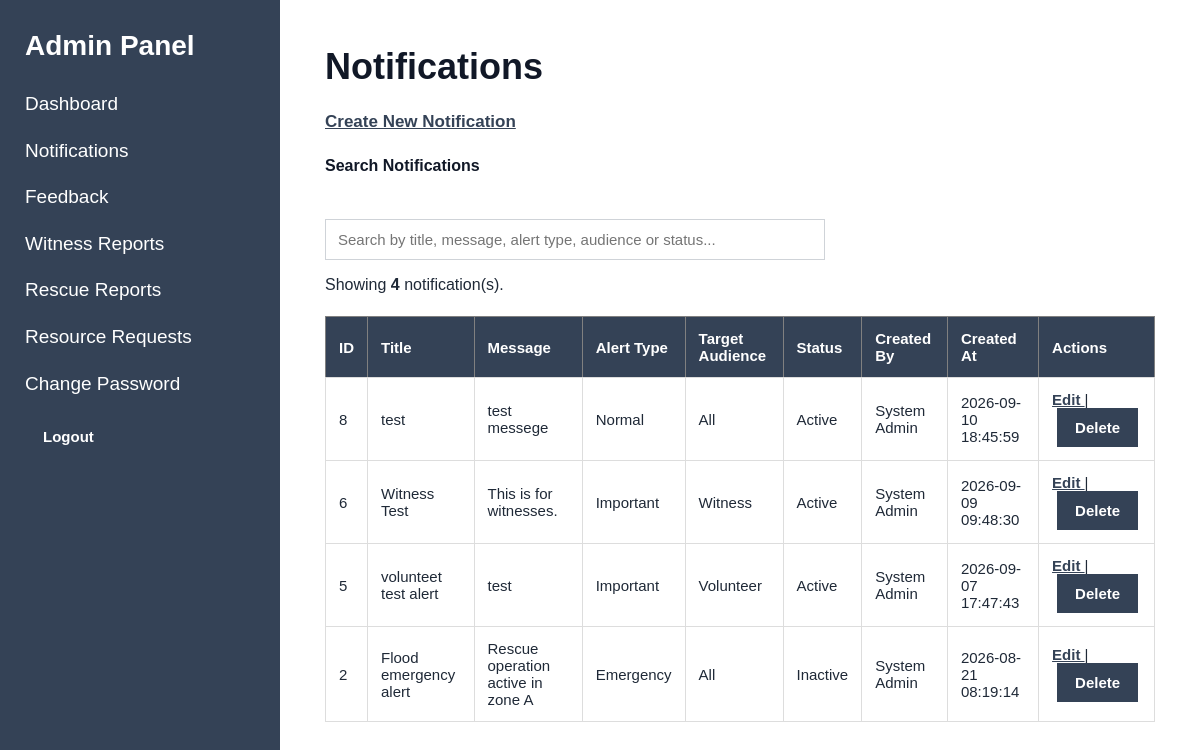
Screenshot of /index.php?page=notifications (signed in) with the database file from the repository.
### tables this page shows
CREATE TABLE `notifications` (
  `id` int(11) NOT NULL,
  `created_by` int(11) NOT NULL,
  `title` varchar(150) NOT NULL,
  `message` text NOT NULL,
  `alert_type` enum('normal','important','emergency') NOT NULL DEFAULT 'normal',
  `target_audience` enum('all','volunteer','witness','help_seeker') NOT NULL DEFAULT 'all',
  `status` enum('active','inactive') NOT NULL DEFAULT 'active',
  `created_at` timestamp NOT NULL DEFAULT current_timestamp(),
  `updated_at` timestamp NOT NULL DEFAULT current_timestamp() ON UPDATE current_timestamp()
);

CREATE TABLE `users` (
  `id` int(11) NOT NULL,
  `name` varchar(100) NOT NULL,
  `username` varchar(50) NOT NULL,
  `email` varchar(150) NOT NULL,
  `phone` varchar(20) DEFAULT NULL,
  `password` varchar(255) NOT NULL,
  `role` enum('admin','volunteer','witness','help_seeker') NOT NULL,
  `created_at` timestamp NOT NULL DEFAULT current_timestamp(),
  `updated_at` timestamp NOT NULL DEFAULT current_timestamp() ON UPDATE current_timestamp()
);

### models/NotificationModel.php (called while the page is built, shortened)
<?php
function getAllNotifications($conn)
{
    $sql = "SELECT
                notifications.*,
                users.name AS admin_name
            FROM notifications
            INNER JOIN users
                ON notifications.created_by = users.id
            ORDER BY notifications.id DESC";
    $result = mysqli_query($conn, $sql);
    $notifications = [];
    while ($row = mysqli_fetch_assoc($result)) {
        $notifications[] = $row;
    }
    return $notifications;
}

### views/admin/notifications/index.php (the view, shortened to what this page needs)
<?php
require_once "views/partials/header.php";
require_once "views/partials/sidebar.php";
?>
<div class="content">
    <h1>Notifications</h1>
    <p>
        <a href="index.php?page=notification-create">
            Create New Notification
        </a>
    </p>
    <div class="notification-search">
        <label for="notificationSearch">
            <strong>Search Notifications</strong>
        </label>
        <br><br>
        <input
            type="search"
            id="notificationSearch"
            placeholder="Search by title, message, alert type, audience or status..."
            autocomplete="off"
        >
        <p id="notificationSearchMessage">
            Showing
            <strong id="notificationCount">
                <?php echo count($notifications); ?>
            </strong>
            notification(s).
        </p>
    </div>
    <table
        border="1"
        cellpadding="10"
    >
        <thead>
            <tr>
                <th>ID</th>
                <th>Title</th>
                <th>Message</th>
                <th>Alert Type</th>
                <th>Target Audience</th>
                <th>Status</th>
                <th>Created By</th>
                <th>Created At</th>
                <th>Actions</th>
            </tr>
        </thead>
        <tbody id="notificationTableBody">
            <?php if (empty($notifications)): ?>
                <tr>
                    <td colspan="9">
                        No notifications found.
                    </td>
                </tr>
            <?php else: ?>
                <?php foreach ($notifications as $notification): ?>
                    <tr>
                        <td>
                            <?php
                            echo (int)$notification['id'];
                            ?>
                        </td>
                        <td>
                            <?php
                            echo htmlspecialchars(
                                $notification['title']
                            );
                            ?>
                        </td>
                        <td>
                            <?php
                            echo htmlspecialchars(
                                $notification['message']
                            );
                            ?>
                        </td>
                        <td>
                            <?php
                            echo htmlspecialchars(
                                ucfirst(
                                    $notification['alert_type']
                                )
                            );
                            ?>
                        </td>
                        <td>
                            <?php
                            echo htmlspecialchars(
                                ucwords(
                                    str_replace(
                                        '_',
                                        ' ',
                                        $notification[
                                            'target_audience'
                                        ] ?? 'all'
                                    )
                                )
                            );
                            ?>
                        </td>
                        <td>
                            <?php
                            echo htmlspecialchars(
                                ucfirst(
                                    $notification['status']
                                )
                            );
                            ?>
                        </td>
                        <td>
                            <?php
                            echo htmlspecialchars(
                                $notification['admin_name']
                            );
                            ?>
                        </td>
                        <td>
                            <?php
                            echo htmlspecialchars(
                                $notification['created_at']
                            );
                            ?>
                        </td>
<td>
    <a
        href="index.php?page=notification-edit&id=<?php
            echo (int)$notification['id'];
        ?>"
    >
        Edit
    </a>
    |
    <form
        method="POST"
        action="index.php?page=notification-delete"
        style="display: inline;"
        onsubmit="return confirm(
            'Are you sure you want to delete this notification?'
        );"
    >
        <button type="submit">
            Delete
        </button>
    </form>
</td>
                    </tr>
                <?php endforeach; ?>
            <?php endif; ?>
        </tbody>
    </table>
</div>
<?php
require_once "views/partials/footer.php";
?>

### assets/css/style.css (style rules this page uses)
* { box-sizing: border-box; }
body { margin: 0; font-family: Arial, Helvetica, sans-serif; background: #f5f6f8; color: #1f2937; }
.content { margin-left: 280px; padding: 45px; min-height: 100vh; background: white; }
.content h1 { margin-top: 0; margin-bottom: 20px; font-size: 36px; line-height: 1.2; color: #111827; }
.content>p { font-size: 17px; line-height: 1.6; margin-bottom: 22px; }
.content a { color: #344256; font-weight: 600; text-decoration: underline; }
label { display: block; margin-bottom: 8px; font-size: 16px; font-weight: bold; color: #111827; }
input, textarea, select { width: 100%; padding: 11px 12px; border: 1px solid #cfd3d8; background: white; font-family: Arial, Helvetica, sans-serif; font-size: 15px; outline: none; }
button { background: #344256; color: white; border: none; padding: 11px 18px; font-family: Arial, Helvetica, sans-serif; font-size: 15px; font-weight: 600; cursor: pointer; }
table { width: 100%; border-collapse: collapse; margin-top: 22px; background: white; }
th { background: #344256; color: white; padding: 13px; text-align: left; font-size: 15px; }
td { padding: 13px; border: 1px solid #dddddd; font-size: 15px; }
table form { border: none; padding: 0; margin: 0; max-width: none; }
table form button { margin-left: 5px; }
.notification-search { max-width: 500px; margin-top: 20px; margin-bottom: 15px; }
.notification-search input { width: 100%; }

### rows the page displays
notifications: id "8", title "test", message "test messege", alert_type "Normal", target_audience "All", status "Active", created_by.name "System Admin", created_at "2026-09-10 18:45:59"
notifications: id "6", title "Witness Test", message "This is for witnesses.", alert_type "Important", target_audience "Witness", status "Active", created_by.name "System Admin", created_at "2026-09-09 09:48:30"
notifications: id "5", title "volunteet test alert", message "test", alert_type "Important", target_audience "Volunteer", status "Active", created_by.name "System Admin", created_at "2026-09-07 17:47:43"
notifications: id "2", title "Flood emergency alert", message "Rescue operation active in zone A", alert_type "Emergency", target_audience "All", status "Inactive", created_by.name "System Admin", created_at "2026-08-21 08:19:14"

### other values shown
count($notifications) "4"
